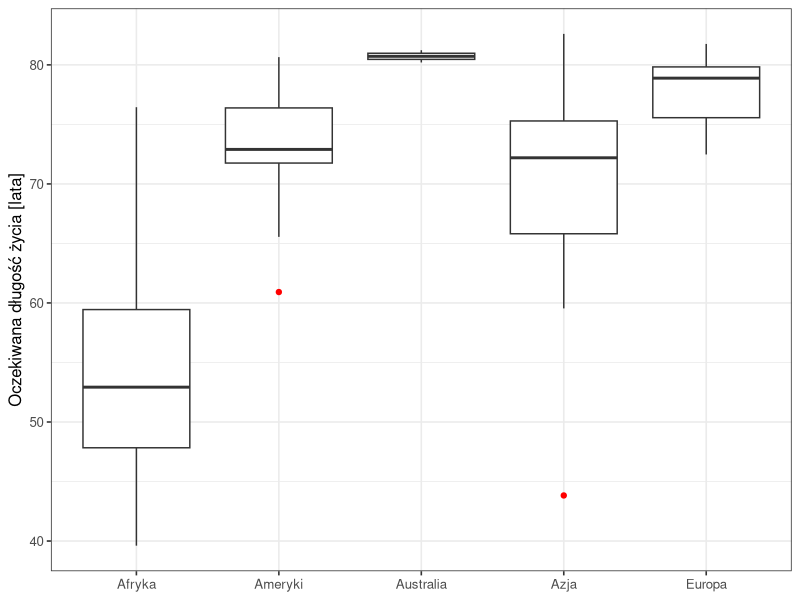
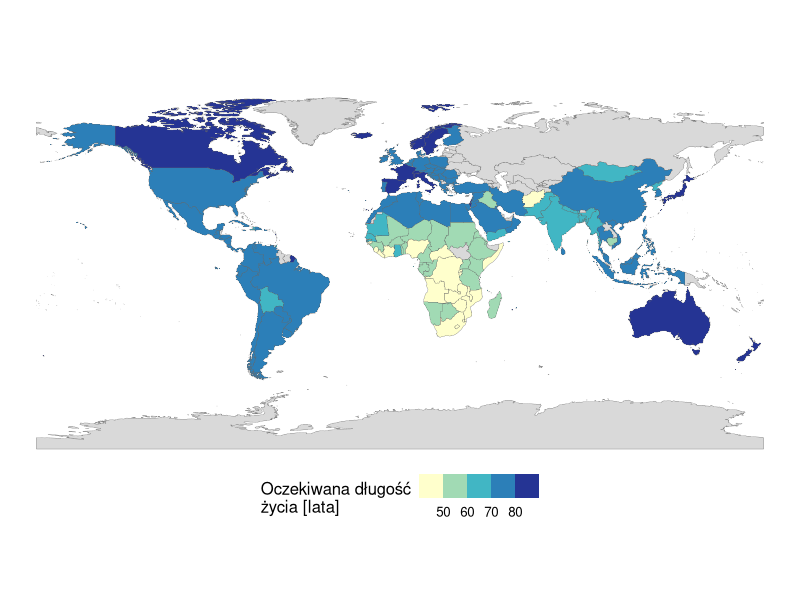
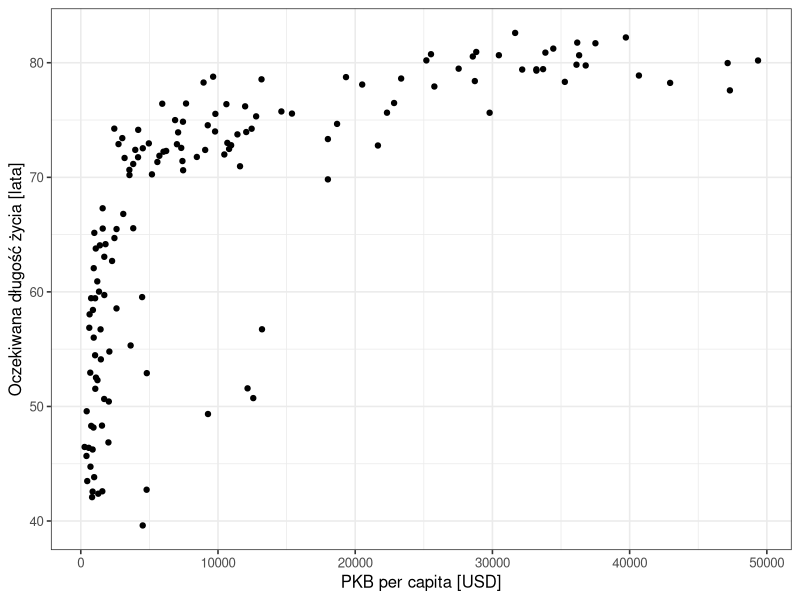

These charts were generated, in order, by the following R code:
## ---- chunk 1
#| label: dane
# pakiety i dane: obserwacje z 2007 roku
library(tidyverse)
library(sf)
library(rnaturalearth)

dane <- read.csv("dane/gapminder_regions.csv", encoding = "UTF-8") |>
  mutate(across(where(is.character), as.factor))
dane2007 <- dane |>
  filter(year == 2007)
## ---- chunk 2
#| label: tbl-swiat
#| tbl-cap: "Statystyki opisowe oczekiwanej długości życia, 142 kraje, 2007 [lata]"
# statystyki dla wszystkich krajów
dane2007 |>
  summarise(minimum = min(lifeExp),
            q1 = quantile(lifeExp, 0.25),
            mediana = median(lifeExp),
            srednia = mean(lifeExp),
            q3 = quantile(lifeExp, 0.75),
            maksimum = max(lifeExp)) |>
  knitr::kable(digits = 1,
               col.names = c("Minimum", "Pierwszy kwartyl", "Mediana", "Średnia",
                             "Trzeci kwartyl", "Maksimum"))
## ---- chunk 3
#| label: tbl-kontynenty
#| tbl-cap: "Statystyki opisowe oczekiwanej długości życia według kontynentu, 2007 [lata; współczynnik zmienności: %]"
# statystyki w podziale na kontynenty
dane2007 |>
  group_by(kontynent) |>
  summarise(n = n(),
            srednia = mean(lifeExp),
            mediana = median(lifeExp),
            minimum = min(lifeExp),
            maksimum = max(lifeExp),
            odch_std = sd(lifeExp),
            wsp_zmiennosci = sd(lifeExp) / mean(lifeExp) * 100) |>
  knitr::kable(digits = 1,
               col.names = c("Kontynent", "Liczba krajów", "Średnia", "Mediana", "Minimum",
                             "Maksimum", "Odchylenie standardowe", "Współczynnik zmienności"))
## ---- chunk 4
#| label: fig-kontynenty
#| fig-cap: "Oczekiwana długość życia według kontynentu, 2007"
#| fig-width: 7
#| fig-height: 4
# wykres pudełkowy; wartości odstające w kolorze czerwonym
ggplot(dane2007, aes(x = kontynent, y = lifeExp)) +
  geom_boxplot(outlier.colour = "red") +
  labs(x = NULL, y = "Oczekiwana długość życia [lata]") +
  theme_bw(base_size = 12)
## ---- chunk 5
#| label: fig-mapa
#| fig-cap: "Oczekiwana długość życia w 2007 roku; kolor szary — brak danych"
#| fig-width: 9
#| fig-height: 5.5
# granice państw połączone z danymi według kodu kraju
swiat <- ne_countries(scale = "medium", returnclass = "sf")
mapa <- swiat |>
  left_join(dane2007, by = c("iso_a3_eh" = "Kod"))

# kartogram: kolor państwa odpowiada klasie oczekiwanej długości życia
ggplot(mapa) +
  geom_sf(aes(fill = lifeExp), colour = "grey40", linewidth = 0.1) +
  scale_fill_fermenter(breaks = c(50, 60, 70, 80), palette = "YlGnBu",
                       direction = 1, na.value = "grey85") +
  labs(fill = "Oczekiwana długość\nżycia [lata]") +
  theme_void(base_size = 12) +
  theme(legend.position = "bottom")
## ---- chunk 6
#| label: fig-pkb
#| fig-cap: "Oczekiwana długość życia a PKB per capita, 142 kraje, 2007"
#| fig-width: 7
#| fig-height: 4
# wykres rozrzutu
ggplot(dane2007, aes(x = gdpPercap, y = lifeExp)) +
  geom_point() +
  labs(x = "PKB per capita [USD]", y = "Oczekiwana długość życia [lata]") +
  theme_bw(base_size = 12)
## ---- chunk 7
#| label: korelacja
# test istotności współczynnika korelacji rang Spearmana
cor.test(dane2007$gdpPercap, dane2007$lifeExp, method = "spearman")
